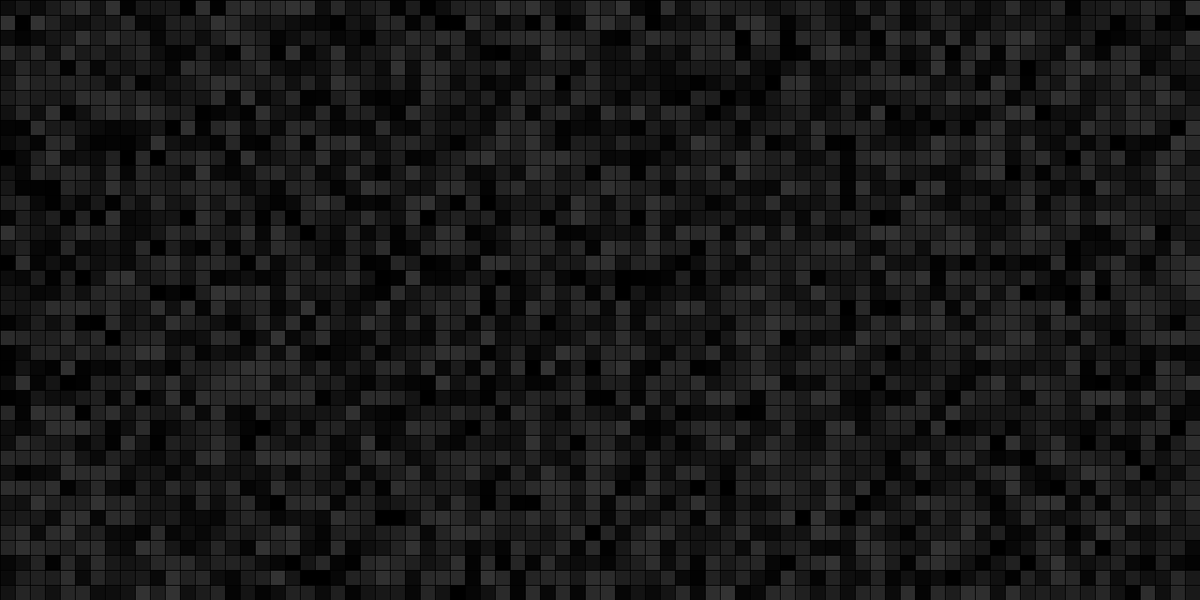
Frame 1 (no input)
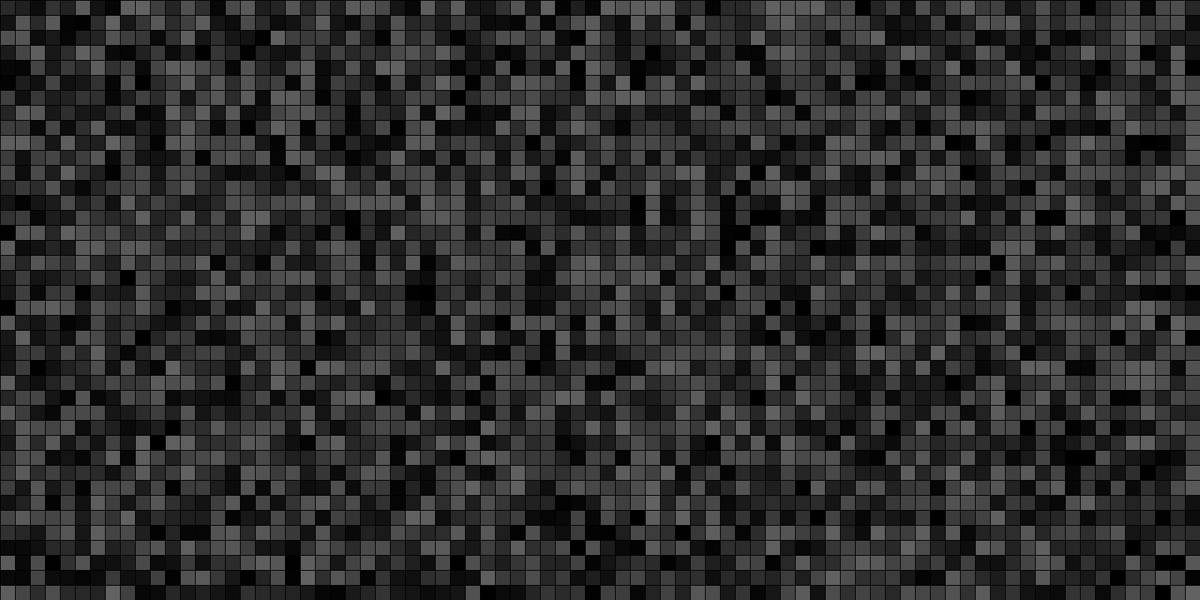
Frame 60 (the mouse pressed at the canvas centre just before this capture)
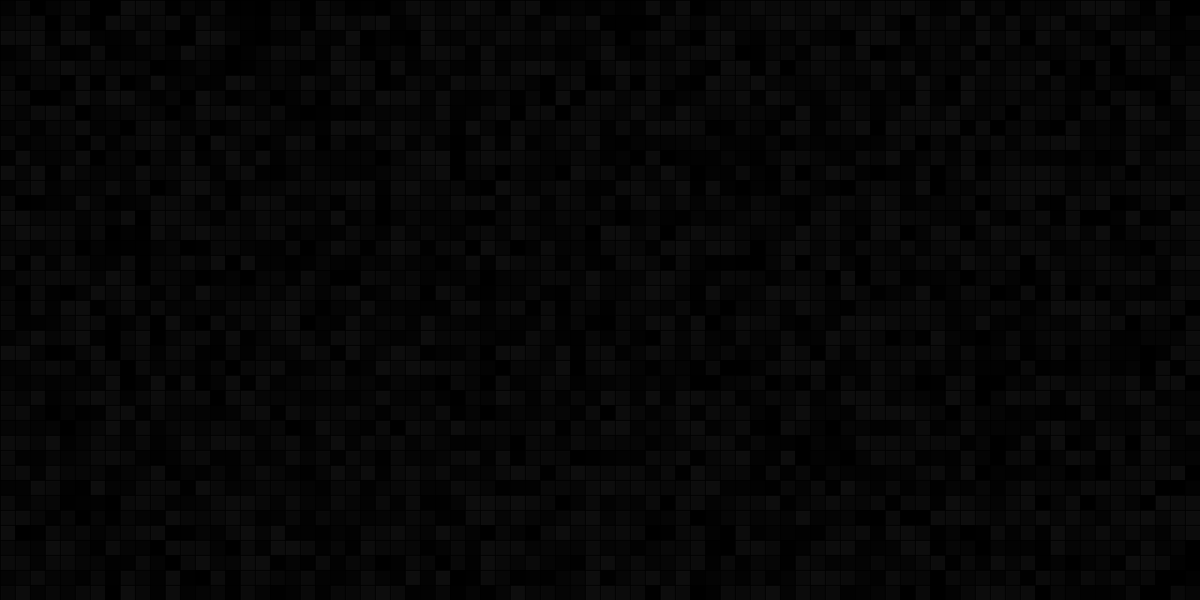
Frame 120 (the mouse held since frame 60 and released just before this capture)

The Processing sketch that drew these frames (run headless with seeded random() and noise(); from frame 60 on, the mouse is pressed at the canvas centre):

// Processing sketch: evo
// ── evo.pde
// 2D Array of objects
Cell[][] grid;

// Number of columns and rows in the grid
int cols = 80;
int rows = 40;
int shake = 50;

void setup() {
  size(1600,800);
  grid = new Cell[cols][rows];
  for (int i = 0; i < cols; i++) {
    for (int j = 0; j < rows; j++) {
      // Initialize each object
      grid[i][j] = new Cell(i*20,j*20,20,20,i+j);
    }
  }
}

void draw() {
  background(0);
   shake += random(-10,10);
    if (shake<= 0) {
        shake = 5;
    }
    if (shake>= 100) {
        shake = 95;
    }
  // The counter variables i and j are also the column and row numbers and 
  // are used as arguments to the constructor for each object in the grid.  
  for (int i = 0; i < cols; i++) {
    for (int j = 0; j < rows; j++) {
      // Oscillate and display each object
      
      grid[i][j].display();
    }
  }
}

// A Cell object
class Cell {
  // A cell object knows about its location in the grid as well as its size with the variables x,y,w,h.
  float x,y;   // x,y location
  float w,h;   // width and height
  float angle; // angle for oscillating brightness

  // Cell Constructor
  Cell(float tempX, float tempY, float tempW, float tempH, float tempAngle) {
    x = tempX;
    y = tempY;
    w = tempW;
    h = tempH;
    angle = tempAngle;
  } 
  


  void display() {
    //stroke(255);
   
    fill(random(shake));
    rect(x,y,w,h); 
     
  }
  
}
